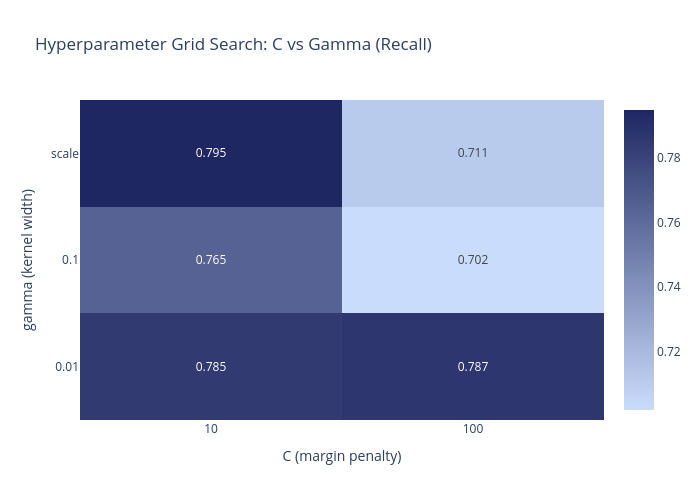

Notebook cell for this chart:
### Markdown cell above
---
## 5. Hyperparameter Tuning: C and Gamma

SVM has two main hyperparameters that control the bias-variance tradeoff:
- **C**: inverse regularization strength (larger C = closer fit to training data)
- **gamma**: RBF kernel width (larger gamma = more localized, wiggly boundary)

### Code cell
# Grid search over C and gamma (without probability=True for speed)
param_grid = {
    "clf__C": [10, 100],
    "clf__gamma": ["scale", 0.01, 0.1],
}

# Temporarily disable probability for faster grid search
svm_pipe_gs = Pipeline([
    ("prep", prep_linear),
    ("clf", SVC(
        kernel="rbf",
        class_weight="balanced",
        probability=False,
        random_state=RANDOM_STATE
    )),
])

cv_fast = StratifiedKFold(n_splits=3, shuffle=True, random_state=RANDOM_STATE)
grid = GridSearchCV(
    svm_pipe_gs, param_grid, cv=cv_fast, scoring="recall", n_jobs=-1, verbose=0
)
grid.fit(X_train, y_train)

print(f"Best C: {grid.best_params_['clf__C']}")
print(f"Best gamma: {grid.best_params_['clf__gamma']}")
print(f"Best cross-validated recall: {grid.best_score_:.4f}")

# Extract results for visualization
results_df = pd.DataFrame(grid.cv_results_)
results_df['C'] = results_df['param_clf__C'].astype(str)
results_df['gamma_str'] = results_df['param_clf__gamma'].astype(str)

# Plot heatmap
pivot = results_df.pivot_table(
    values='mean_test_score',
    index='gamma_str',
    columns='C',
    aggfunc='first'
)

fig_grid = go.Figure(data=go.Heatmap(
    z=pivot.values,
    x=pivot.columns,
    y=pivot.index,
    text=pivot.values.round(3),
    texttemplate="%{text:.3f}",
    colorscale=[[0, COLORS["ice"]], [1, COLORS["navy"]]],
))
fig_grid.update_layout(
    title="Hyperparameter Grid Search: C vs Gamma (Recall)",
    xaxis_title="C (margin penalty)",
    yaxis_title="gamma (kernel width)",
    height=500, width=700,
)
fig_grid.show()
save_chart(fig_grid, MODEL_SLUG, "hyperparameter_grid")

### Figure 1 — Plotly figure (JSON) as saved in the notebook; plotly's stock layout.template omitted (floating-point values rounded to 4 significant figures)
{"data": [{"colorscale": [[0, "#CADCFC"], [1, "#1E2761"]], "text": [[0.785, 0.787], [0.765, 0.702], [0.795, 0.711]], "texttemplate": "%{text:.3f}", "type": "heatmap", "x": ["10", "100"], "y": ["0.01", "0.1", "scale"], "z": [[0.7847, 0.787], [0.7646, 0.7018], [0.7949, 0.7108]]}], "layout": {"height": 500, "title": {"text": "Hyperparameter Grid Search: C vs Gamma (Recall)"}, "width": 700, "xaxis": {"title": {"text": "C (margin penalty)"}}, "yaxis": {"title": {"text": "gamma (kernel width)"}}}}
